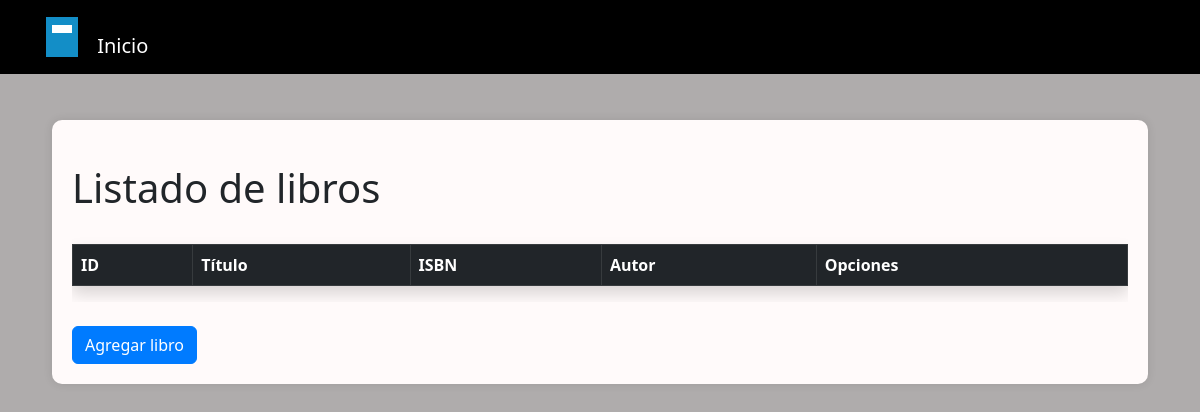
Before: /biblioteca/libros/listado/ with the older database file.
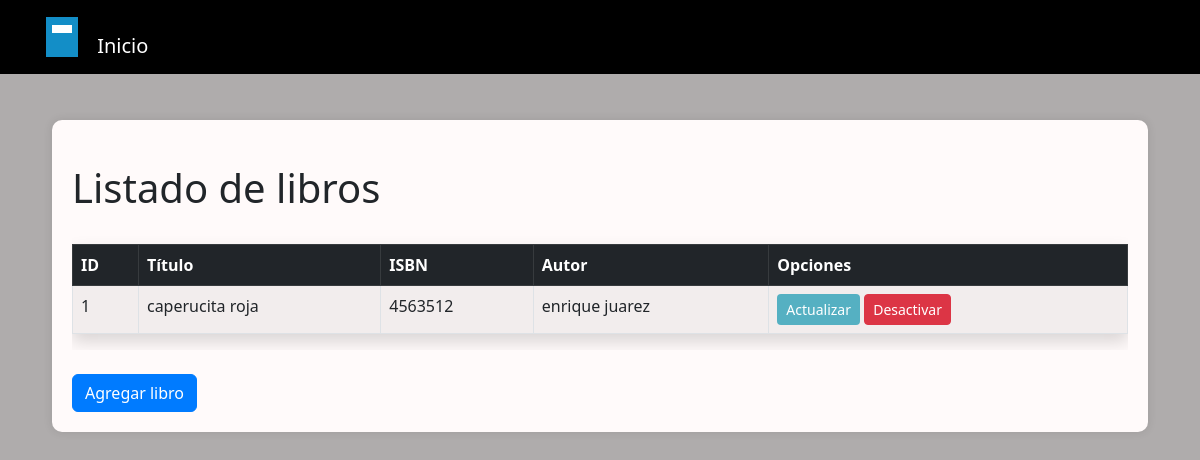
After: the same page with the newer database file.
### biblioteca/models.py (models this page shows, shortened)
class Libro(models.Model):
    titulo = models.CharField(max_length=30)
    descripcion = models.CharField(max_length=255)
    isbn = models.IntegerField()
    autor = models.ForeignKey(Autor,related_name="libros",on_delete=models.CASCADE)
    activo = models.BooleanField(default=True)

class Autor(models.Model):
    nombre = models.CharField(max_length=30)
    apellido = models.CharField(max_length=30)
    nacionalidad = models.CharField(max_length=60)
    activo = models.BooleanField(default=True)
    def __str__(self):
        return f"{self.nombre} {self.apellido}"

### biblioteca/views.py (the view)
# urls.py: path('libros/listado/',listado_libros, name='listado_libros'),
def listado_libros(request):
    listado_libros = Libro.objects.all()
    context = {"listado_libros" : listado_libros}
    return render(request, "biblioteca/listado_libros.html", context )

### biblioteca/templates/biblioteca/listado_libros.html (shortened to what this page needs)
{% load static %}
<!DOCTYPE html>
<html lang="en">
<head>
  <link rel="stylesheet" href="{% static 'css/bootstrap.min.css' %}">
  <link rel="stylesheet" href="{% static 'css/propios.css' %}">
</head>
<body>
  <nav class="navbar navbar-expand-lg navbar-dark bg-black fixed-top">
    <div class="container">
      <a class="navbar-brand" href="{% url 'pagina_principal' %}">
        <span class="logo-icon"></span>
        Inicio
      </a>
    </div>
  </nav>
  <div class="container mt-4">
    <div class="content-container">
      <h1 class="mt-4">Listado de libros</h1>
      <div class="table-responsive">
        <table class="table table-bordered table-striped table-hover mt-4 shadow">
          <thead class="table-dark">
            <tr>
              <th>ID</th>
              <th>Título</th>
              <th>ISBN</th>
              <th>Autor</th>
              <th>Opciones</th>
            </tr>
          </thead>
          <tbody>
            {% for libro in listado_libros %}
            <tr>
              <td>{{ libro.id }}</td>
              <td>{{ libro.titulo }}</td>
              <td>{{ libro.isbn }}</td>
              <td>{{ libro.autor }}</td>
              <td>
                <a href="{% url 'actualizar_libro' libro.id %}" class="btn btn-celeste-claro btn-sm">Actualizar</a>
                {% if libro.activo %}
                <a href="{% url 'desactivar_libro' libro.id %}" class="btn btn-danger btn-sm">Desactivar</a>
                {% else %}
                <a href="{% url 'activar_libro' libro.id %}" class="btn btn-success btn-sm">Activar</a>
                {% endif %}
              </td>
            </tr>
            {% endfor %}
          </tbody>
        </table>
      </div>
      <br>
      <a href="{% url 'nuevo_libro' %}" class="btn btn-primary">Agregar libro</a>
    </div>
  </div>
</body>
</html>

Changed rows visible on the page:
added Libro: id "1", titulo "caperucita roja", isbn "4563512", autor "enrique juarez", activo "Desactivar"
